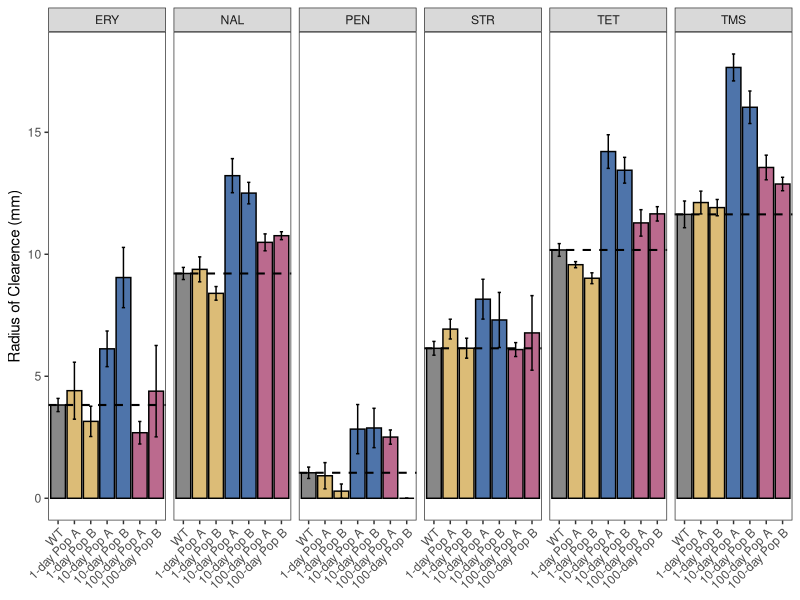

Source code (R):
library("ggplot2")
library("dplyr")
library("ggpubr")

setwd("/Users/megangrace/Library/CloudStorage/Box-Box/Behringer_Lab_Box_Drive/Manuscripts/In_Progress/Antimicrobial_Resistance/Manuscript/GitHub/Figure_2")
AMR_Clones<- read.table("Evolved_Clones_AMR.txt",sep="\t",header=TRUE)
AMR_Clones

AMR_Clones$Background<-factor(AMR_Clones$Background,levels=c("Ancestor","P103","P108","P403","P408","P503","P508"))
AMR_Clones_Ans_only<-AMR_Clones[which(AMR_Clones$Background=="Ancestor"),]

AMR_Clones_Ans_Drug<-AMR_Clones_Ans_only %>% group_by(Drug) %>% summarise(mean.drug=mean(Difference))



ggplot(data=AMR_Clones, aes(x=Background,y=Difference,,group=Background,fill=Background))+
  #geom_point(alpha=0.4)+
  #geom_boxplot(color="black", alpha=0.4)+
  #stat_summary(fun = "mean", geom = "point", size=3, pch=21, color="black")+
  stat_summary(fun = "mean", geom = "bar", color="black", alpha=1)+
  stat_summary(fun.data = "mean_se", geom = "errorbar", width=0.2, color="black")+
  geom_hline(data=AMR_Clones_Ans_Drug, aes(yintercept=mean.drug),color="black",size=0.7, linetype="dashed")+
  #scale_color_manual(values=c("#888888","#E69F00","#E69F00","#56b4e9","#56b4e9","#009e73","#009e73"),name="Strain")+
  scale_fill_manual(values=c("#888888","#DCBC77","#DCBC77","#4e74aa","#4e74aa","#bb6a8e","#bb6a8e"),name="Strain")+
  #xlab("Genotypes")+
  ylab("Radius of Clearence (mm)")+
  scale_x_discrete(breaks=c("Ancestor","P103","P108","P403","P408","P503","P508"),labels=c("WT","1-day Pop A","1-day Pop B","10-day Pop A","10-day Pop B","100-day Pop A","100-day Pop B"))+
  theme_bw()+
  theme(axis.text.x = element_text(angle=45,hjust=1), panel.grid.minor = element_blank(),panel.grid.major = element_blank(),axis.title.x = element_blank(),legend.position = "none")+
  facet_grid(~Drug)

###Stats
ERY<-AMR_Clones[which(AMR_Clones$Drug=="ERY"),]
NAL<-AMR_Clones[which(AMR_Clones$Drug=="NAL"),]
PEN<-AMR_Clones[which(AMR_Clones$Drug=="PEN"),]
STR<-AMR_Clones[which(AMR_Clones$Drug=="STR"),]
TET<-AMR_Clones[which(AMR_Clones$Drug=="TET"),]
TMS<-AMR_Clones[which(AMR_Clones$Drug=="TMS"),]

compare_means(data=ERY,Difference~Evo_Round_1, ref.group = "Ancestor", method="t.test")
compare_means(data=NAL,Difference~Evo_Round_1, ref.group = "Ancestor", method="t.test")
compare_means(data=PEN,Difference~Evo_Round_1, ref.group = "Ancestor",method="t.test")
compare_means(data=STR,Difference~Evo_Round_1, ref.group = "Ancestor",method="t.test")
compare_means(data=TET,Difference~Evo_Round_1, ref.group = "Ancestor",method="t.test")
compare_means(data=TMS,Difference~Evo_Round_1, ref.group = "Ancestor",method="t.test")
